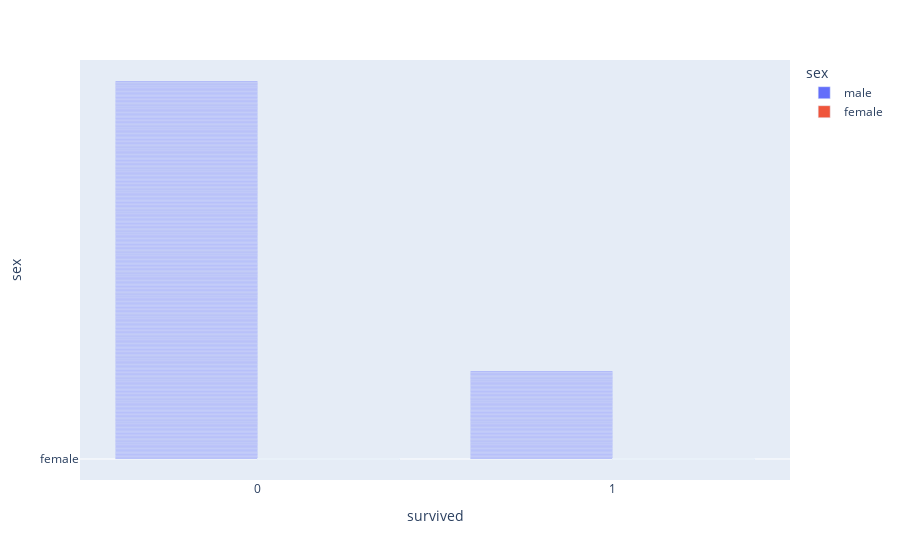

Notebook source saved alongside this figure:
### Markdown cell above
### Passo 7 - Tratamento por categoria
Verifica-se se há mais chance de sobreviver para algumas classes

### Code cell
## Gender 
import plotly.express as px

fig = px.bar(titanic_df, x='survived', y='sex', color='sex', barmode='group')
fig.show()

### Figure 1 — Plotly figure (JSON) as saved in the notebook; plotly's stock layout.template omitted (floating-point values rounded to 4 significant figures; data arrays with more than 128 entries replaced by an {"elided": "..."} marker saying what was removed)
{"data": [{"alignmentgroup": "True", "hovertemplate": "sex=%{y}<br>survived=%{x}<extra></extra>", "legendgroup": "male", "marker": {"color": "#636efa", "pattern": {"shape": ""}}, "name": "male", "offsetgroup": "male", "orientation": "v", "showlegend": true, "textposition": "auto", "type": "bar", "x": {"elided": "577 str values"}, "xaxis": "x", "y": {"elided": "577 str values"}, "yaxis": "y"}, {"alignmentgroup": "True", "hovertemplate": "sex=%{y}<br>survived=%{x}<extra></extra>", "legendgroup": "female", "marker": {"color": "#EF553B", "pattern": {"shape": ""}}, "name": "female", "offsetgroup": "female", "orientation": "v", "showlegend": true, "textposition": "auto", "type": "bar", "x": {"elided": "314 str values"}, "xaxis": "x", "y": {"elided": "314 str values"}, "yaxis": "y"}], "layout": {"barmode": "group", "legend": {"title": {"text": "sex"}, "tracegroupgap": 0}, "margin": {"t": 60}, "xaxis": {"anchor": "y", "domain": [0, 1], "title": {"text": "survived"}}, "yaxis": {"anchor": "x", "categoryarray": ["female", "male"], "categoryorder": "array", "domain": [0, 1], "title": {"text": "sex"}}}}
